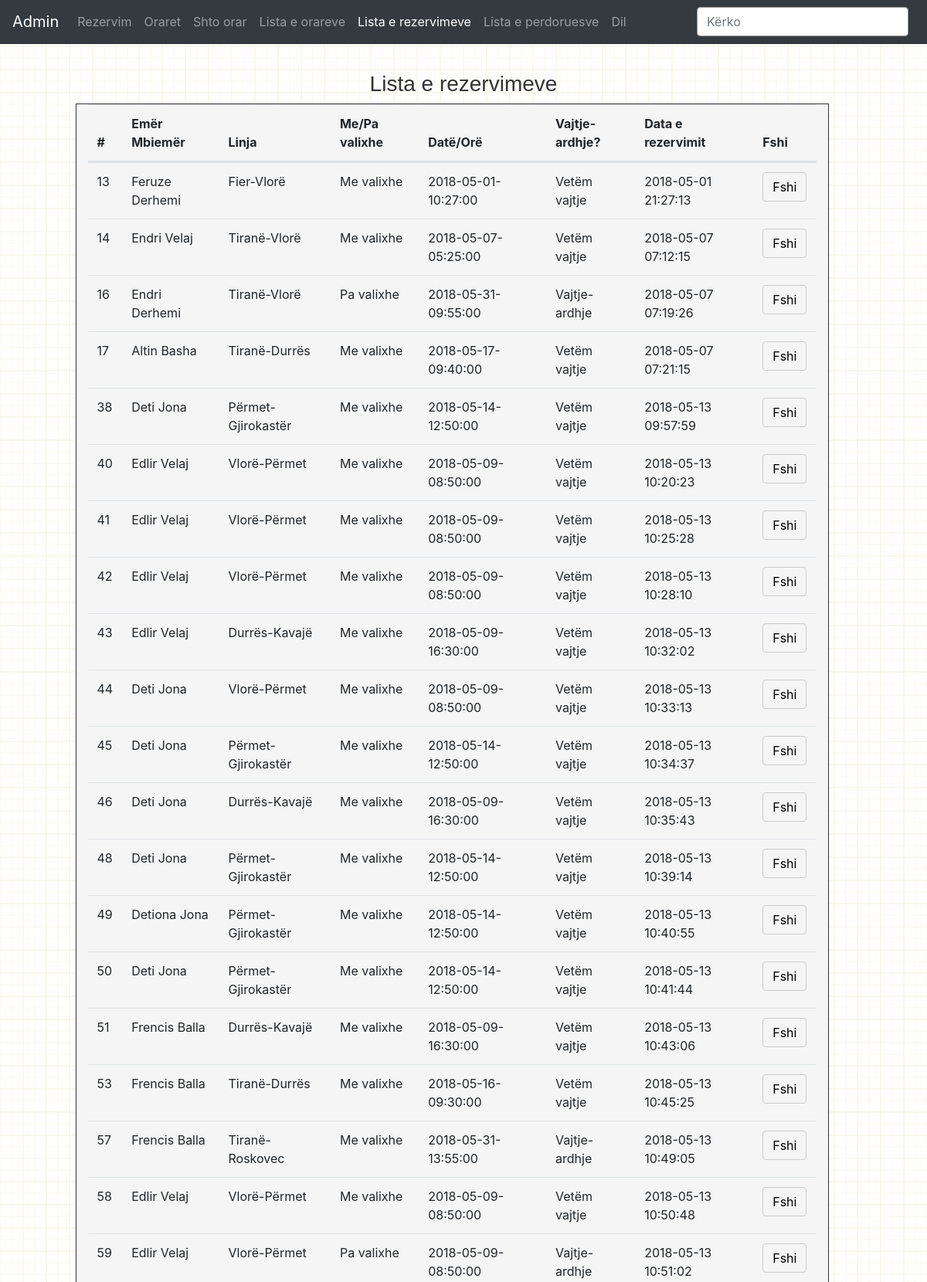
Screenshot of /rezervimetAdmin.php (upper part) with the database file from the repository.
### tables this page shows
CREATE TABLE `rezervime` (
  `id` int(10) NOT NULL,
  `emri` varchar(20) NOT NULL,
  `mbiemri` varchar(20) NOT NULL,
  `email` varchar(50) NOT NULL,
  `mosha` int(3) NOT NULL,
  `valixhe` bit(1) NOT NULL,
  `nga` varchar(20) NOT NULL,
  `ne` varchar(20) NOT NULL,
  `vajtjeardhje` bit(1) NOT NULL,
  `data` date NOT NULL,
  `ora` time NOT NULL,
  `timestamp` timestamp NOT NULL DEFAULT CURRENT_TIMESTAMP ON UPDATE CURRENT_TIMESTAMP
);

### rezervimetAdmin.php (the view, shortened to what this page needs)
<!DOCTYPE html>
<html lang="sq">
<head>
    <link rel="stylesheet" href="css/bootstrap.min.css">
    <link rel="stylesheet" href="css/main.css">
</head>
<body>
<nav class="navbar navbar-expand-lg navbar-dark bg-dark">
        <a class="navbar-brand" href="/">Admin</a>
        <div class="collapse navbar-collapse" id="navbarSupportedContent">
        <ul class="navbar-nav mr-auto">
            <li class="nav-item">
                <a class="nav-link" href="rezervo.php">Rezervim</a>
            </li>
            <li class="nav-item">
                <a class="nav-link" href="oraret.php">Oraret</a>
            </li>
            <li class="nav-item">
                <a class="nav-link" href="shtoOrar.php">Shto orar</a>
            </li>
            <li class="nav-item">
                <a class="nav-link" href="oraretAdmin.php">Lista e orareve</a>
            </li>
            <li class="nav-item">
                <a class="nav-link active">Lista e rezervimeve</a>
            </li>
            <li class="nav-item">
                <a class="nav-link" href="perdoruesitAdmin.php">Lista e perdoruesve</a>
            </li>
            <li class="nav-item">
                <a class="nav-link" href="/">Dil</a>
            </li>
        </ul>
        <form class="kerkimforma form-inline my-2 my-lg-0">
            <input class="kerkim form-control mr-sm-2" type="search" placeholder="Kërko" aria-label="Kërko">
        </form>
        </div>
    </nav>
    <div class="futuQender qendrore" class="container col-12 justify-content-md-center">
        <div class="col-12">
            <h3 class="text-center">Lista e rezervimeve</h3>
        </div>
        <div class="row col-12 justify-content-md-center">
        <table class="table col-lg-10 col-md-11 col-sm-12">
        <thead>
            <tr>
            <th scope="col">#</th>
            <th scope="col">Emër Mbiemër</th>
            <th scope="col">Linja</th>
            <th scope="col">Me/Pa valixhe</th>
            <th scope="col">Datë/Orë</th>
            <th scope="col">Vajtje-ardhje?</th>
            <th scope="col">Data e rezervimit</th>
            <th scope="col">Fshi</th>
            </tr>
        </thead>
        <tbody>
            <?php
                require_once("connection.php");
                if (isset($_GET['reserveID'])) {
                    $_SESSION['reserveID'] = $_GET['reserveID'];
                    $rezervimid = $_SESSION['reserveID'];
                }else{
                    $rezervimid = '';
                }
                $sql = "DELETE FROM rezervime WHERE id = '$rezervimid'";
                mysqli_query($conn,$sql);
                $sql = "SELECT * FROM rezervime";
                $result = mysqli_query($conn,$sql);
                $data = array();
                while($row = $result->fetch_row())
                {
                    $data[] = $row;
                }
                $colNames = array_keys(reset($data));
                foreach($data as $row)
                {
                   echo "<tr>";
                   echo "<td>".$row[0]."</td>";
                   echo "<td>".$row[1]." ".$row[2]."</td>";
                   echo "<td>".$row[6]."-".$row[7]."</td>";
                   if($row[5]==1){
                      echo "<td>Me valixhe</td>";
                   }else{
                    echo "<td>Pa valixhe</td>";
                   }
                   echo "<td>".$row[9]."-".$row[10]."</td>";
                   if($row[8]==1){
                    echo "<td>Vajtje-ardhje</td>";
                    }else{
                    echo "<td>Vetëm vajtje</td>";
                    }
                   echo "<td>".$row[11]."</td>";
                   echo "<td><a href='rezervimetAdmin.php?reserveID=".$row[0]."'><button name='fshi' type='submit' class='btn fshi'>Fshi</button></a></td>";
                   echo "</tr>";
                }
            ?>
        </tbody>
        </table>
        </div>
    </div>
</body>
</html>

### css/main.css (style rules this page uses)
.qendrore { opacity: 0; margin-top: -5px; }
.kerkim { background-color: whitesmoke; }
body { background-image: url('../imazhe/katrora.jpg'); }
table.col-lg-7.col-md-11.col-sm-12, table.col-lg-10.col-md-11.col-sm-12 { border-spacing: 0px; border-collapse: separate; border: 1px solid #333; background-color: whitesmoke; }
.kerkimforma { background-color: rgba(0, 0, 0, 0); }
form { background-color: white; }
h3 { font-family: 'Gill Sans', 'Gill Sans MT', Calibri, 'Trebuchet MS', sans-serif; padding-top: 35px; color: #333; }
a { text-decoration: underline; color: teal; }
nav { border-bottom: 1px solid #333; }
nav a { text-decoration: none; }
button.btn { border: 1px solid #ccc; background-color: whitesmoke; color: black; }
tr { transition: background-color 0.2s ease-in; }

### rows the page displays
rezervime: id "13", emri "Feruze", mbiemri "Derhemi", nga "Fier", ne "Vlorë", valixhe "Me valixhe", data "2018-05-01", ora "10:27:00", vajtjeardhje "Vetëm vajtje", timestamp "2018-05-01 21:27:13"
rezervime: id "14", emri "Endri", mbiemri "Velaj", nga "Tiranë", ne "Vlorë", valixhe "Me valixhe", data "2018-05-07", ora "05:25:00", vajtjeardhje "Vetëm vajtje", timestamp "2018-05-07 07:12:15"
rezervime: id "16", emri "Endri", mbiemri "Derhemi", nga "Tiranë", ne "Vlorë", valixhe "Pa valixhe", data "2018-05-31", ora "09:55:00", vajtjeardhje "Vajtje-ardhje", timestamp "2018-05-07 07:19:26"
rezervime: id "17", emri "Altin", mbiemri "Basha", nga "Tiranë", ne "Durrës", valixhe "Me valixhe", data "2018-05-17", ora "09:40:00", vajtjeardhje "Vetëm vajtje", timestamp "2018-05-07 07:21:15"
rezervime: id "38", emri "Deti", mbiemri "Jona", nga "Përmet", ne "Gjirokastër", valixhe "Me valixhe", data "2018-05-14", ora "12:50:00", vajtjeardhje "Vetëm vajtje", timestamp "2018-05-13 09:57:59"
rezervime: id "40", emri "Edlir", mbiemri "Velaj", nga "Vlorë", ne "Përmet", valixhe "Me valixhe", data "2018-05-09", ora "08:50:00", vajtjeardhje "Vetëm vajtje", timestamp "2018-05-13 10:20:23"
rezervime: id "41", emri "Edlir", mbiemri "Velaj", nga "Vlorë", ne "Përmet", valixhe "Me valixhe", data "2018-05-09", ora "08:50:00", vajtjeardhje "Vetëm vajtje", timestamp "2018-05-13 10:25:28"
rezervime: id "42", emri "Edlir", mbiemri "Velaj", nga "Vlorë", ne "Përmet", valixhe "Me valixhe", data "2018-05-09", ora "08:50:00", vajtjeardhje "Vetëm vajtje", timestamp "2018-05-13 10:28:10"
rezervime: id "43", emri "Edlir", mbiemri "Velaj", nga "Durrës", ne "Kavajë", valixhe "Me valixhe", data "2018-05-09", ora "16:30:00", vajtjeardhje "Vetëm vajtje", timestamp "2018-05-13 10:32:02"
rezervime: id "44", emri "Deti", mbiemri "Jona", nga "Vlorë", ne "Përmet", valixhe "Me valixhe", data "2018-05-09", ora "08:50:00", vajtjeardhje "Vetëm vajtje", timestamp "2018-05-13 10:33:13"
rezervime: id "45", emri "Deti", mbiemri "Jona", nga "Përmet", ne "Gjirokastër", valixhe "Me valixhe", data "2018-05-14", ora "12:50:00", vajtjeardhje "Vetëm vajtje", timestamp "2018-05-13 10:34:37"
rezervime: id "46", emri "Deti", mbiemri "Jona", nga "Durrës", ne "Kavajë", valixhe "Me valixhe", data "2018-05-09", ora "16:30:00", vajtjeardhje "Vetëm vajtje", timestamp "2018-05-13 10:35:43"
rezervime: id "48", emri "Deti", mbiemri "Jona", nga "Përmet", ne "Gjirokastër", valixhe "Me valixhe", data "2018-05-14", ora "12:50:00", vajtjeardhje "Vetëm vajtje", timestamp "2018-05-13 10:39:14"
rezervime: id "49", emri "Detiona", mbiemri "Jona", nga "Përmet", ne "Gjirokastër", valixhe "Me valixhe", data "2018-05-14", ora "12:50:00", vajtjeardhje "Vetëm vajtje", timestamp "2018-05-13 10:40:55"
rezervime: id "50", emri "Deti", mbiemri "Jona", nga "Përmet", ne "Gjirokastër", valixhe "Me valixhe", data "2018-05-14", ora "12:50:00", vajtjeardhje "Vetëm vajtje", timestamp "2018-05-13 10:41:44"
rezervime: id "51", emri "Frencis", mbiemri "Balla", nga "Durrës", ne "Kavajë", valixhe "Me valixhe", data "2018-05-09", ora "16:30:00", vajtjeardhje "Vetëm vajtje", timestamp "2018-05-13 10:43:06"
rezervime: id "53", emri "Frencis", mbiemri "Balla", nga "Tiranë", ne "Durrës", valixhe "Me valixhe", data "2018-05-16", ora "09:30:00", vajtjeardhje "Vetëm vajtje", timestamp "2018-05-13 10:45:25"
rezervime: id "57", emri "Frencis", mbiemri "Balla", nga "Tiranë", ne "Roskovec", valixhe "Me valixhe", data "2018-05-31", ora "13:55:00", vajtjeardhje "Vajtje-ardhje", timestamp "2018-05-13 10:49:05"
rezervime: id "58", emri "Edlir", mbiemri "Velaj", nga "Vlorë", ne "Përmet", valixhe "Me valixhe", data "2018-05-09", ora "08:50:00", vajtjeardhje "Vetëm vajtje", timestamp "2018-05-13 10:50:48"
rezervime: id "59", emri "Edlir", mbiemri "Velaj", nga "Vlorë", ne "Përmet", valixhe "Pa valixhe", data "2018-05-09", ora "08:50:00", vajtjeardhje "Vajtje-ardhje", timestamp "2018-05-13 10:51:02"
